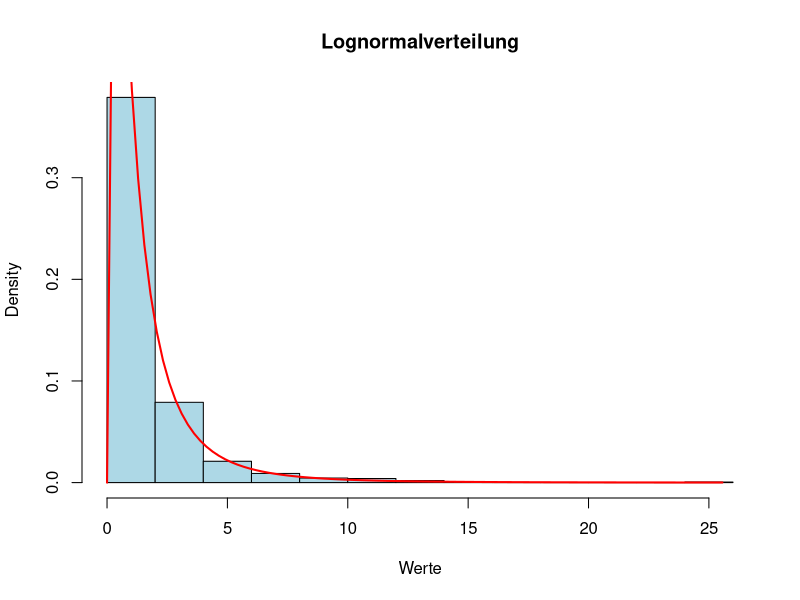

Reproduce this figure in R.
# Lognormal distribution (example 1)


# Setze den Zufallszahlengenerator für die Reproduzierbarkeit
set.seed(123)

# Parameter für die Lognormalverteilung festlegen
meanlog <- 0    # Mittelwert des Logarithmus
sdlog <- 1      # Standardabweichung des Logarithmus

# Anzahl der Zufallszahlen generieren
n <- 1000

# Generiere Zufallszahlen aus der Lognormalverteilung
lognormal_data <- rlnorm(n, meanlog = meanlog, sdlog = sdlog)

# Plot der Lognormalverteilung
hist(lognormal_data, prob = TRUE, col = "lightblue", main = "Lognormalverteilung", xlab = "Werte")

# Hinzufügen der theoretischen Dichtefunktion
x <- seq(0, max(lognormal_data), length = 100)
lines(x, dlnorm(x, meanlog = meanlog, sdlog = sdlog), col = "red", lwd = 2)
